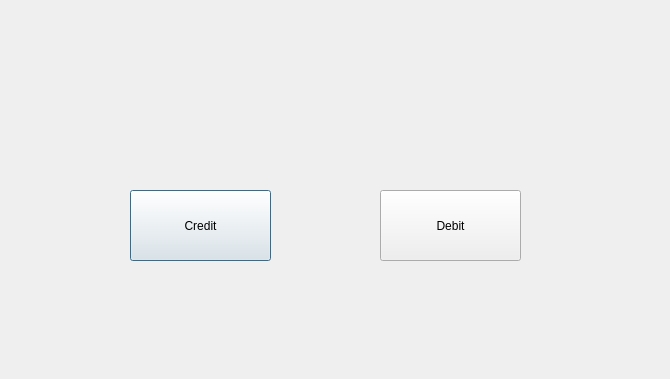
<?xml version="1.0" encoding="UTF-8"?>
<ui version="4.0">
 <class>creditDebit</class>
 <widget class="QDialog" name="creditDebit">
  <property name="geometry">
   <rect>
    <x>0</x>
    <y>0</y>
    <width>670</width>
    <height>379</height>
   </rect>
  </property>
  <property name="windowTitle">
   <string>Dialog</string>
  </property>
  <widget class="QPushButton" name="btnCredit">
   <property name="geometry">
    <rect>
     <x>130</x>
     <y>190</y>
     <width>141</width>
     <height>71</height>
    </rect>
   </property>
   <property name="text">
    <string>Credit</string>
   </property>
  </widget>
  <widget class="QPushButton" name="btnDebit">
   <property name="geometry">
    <rect>
     <x>380</x>
     <y>190</y>
     <width>141</width>
     <height>71</height>
    </rect>
   </property>
   <property name="text">
    <string>Debit</string>
   </property>
  </widget>
 </widget>
 <resources/>
 <connections/>
</ui>
